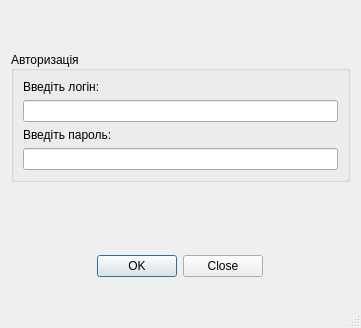
<?xml version="1.0" encoding="UTF-8"?>
<ui version="4.0">
 <class>LoginWindow</class>
 <widget class="QDialog" name="LoginWindow">
  <property name="windowModality">
   <enum>Qt::NonModal</enum>
  </property>
  <property name="geometry">
   <rect>
    <x>0</x>
    <y>0</y>
    <width>361</width>
    <height>328</height>
   </rect>
  </property>
  <property name="sizePolicy">
   <sizepolicy hsizetype="Ignored" vsizetype="Ignored">
    <horstretch>0</horstretch>
    <verstretch>0</verstretch>
   </sizepolicy>
  </property>
  <property name="windowTitle">
   <string>Диспетчерська автобусними перевезеннями</string>
  </property>
  <property name="sizeGripEnabled">
   <bool>true</bool>
  </property>
  <property name="modal">
   <bool>false</bool>
  </property>
  <layout class="QGridLayout" name="gridLayout_3">
   <item row="0" column="0">
    <layout class="QVBoxLayout" name="verticalLayout_7">
     <item>
      <spacer name="verticalSpacer">
       <property name="orientation">
        <enum>Qt::Vertical</enum>
       </property>
       <property name="sizeType">
        <enum>QSizePolicy::Preferred</enum>
       </property>
       <property name="sizeHint" stdset="0">
        <size>
         <width>20</width>
         <height>40</height>
        </size>
       </property>
      </spacer>
     </item>
     <item alignment="Qt::AlignTop">
      <widget class="QGroupBox" name="groupBox">
       <property name="title">
        <string>Авторизація</string>
       </property>
       <property name="alignment">
        <set>Qt::AlignLeading|Qt::AlignLeft|Qt::AlignVCenter</set>
       </property>
       <property name="flat">
        <bool>false</bool>
       </property>
       <property name="checkable">
        <bool>false</bool>
       </property>
       <layout class="QGridLayout" name="gridLayout_2">
        <item row="0" column="0">
         <layout class="QVBoxLayout" name="verticalLayout_6">
          <item>
           <layout class="QVBoxLayout" name="verticalLayout_5">
            <item>
             <widget class="QLabel" name="login_lb">
              <property name="text">
               <string>Введіть логін:</string>
              </property>
             </widget>
            </item>
            <item>
             <widget class="QLineEdit" name="login_lineEdit"/>
            </item>
            <item>
             <widget class="QLabel" name="password_lb">
              <property name="text">
               <string>Введіть пароль:</string>
              </property>
             </widget>
            </item>
            <item alignment="Qt::AlignVCenter">
             <widget class="QLineEdit" name="password_lineEdit"/>
            </item>
           </layout>
          </item>
         </layout>
        </item>
       </layout>
      </widget>
     </item>
     <item>
      <spacer name="verticalSpacer_2">
       <property name="orientation">
        <enum>Qt::Vertical</enum>
       </property>
       <property name="sizeType">
        <enum>QSizePolicy::Preferred</enum>
       </property>
       <property name="sizeHint" stdset="0">
        <size>
         <width>20</width>
         <height>40</height>
        </size>
       </property>
      </spacer>
     </item>
     <item alignment="Qt::AlignHCenter">
      <widget class="QDialogButtonBox" name="login_buttonBox">
       <property name="standardButtons">
        <set>QDialogButtonBox::Close|QDialogButtonBox::Ok</set>
       </property>
       <property name="centerButtons">
        <bool>false</bool>
       </property>
      </widget>
     </item>
     <item>
      <spacer name="verticalSpacer_3">
       <property name="orientation">
        <enum>Qt::Vertical</enum>
       </property>
       <property name="sizeType">
        <enum>QSizePolicy::Preferred</enum>
       </property>
       <property name="sizeHint" stdset="0">
        <size>
         <width>20</width>
         <height>40</height>
        </size>
       </property>
      </spacer>
     </item>
    </layout>
   </item>
  </layout>
 </widget>
 <resources/>
 <connections/>
</ui>
